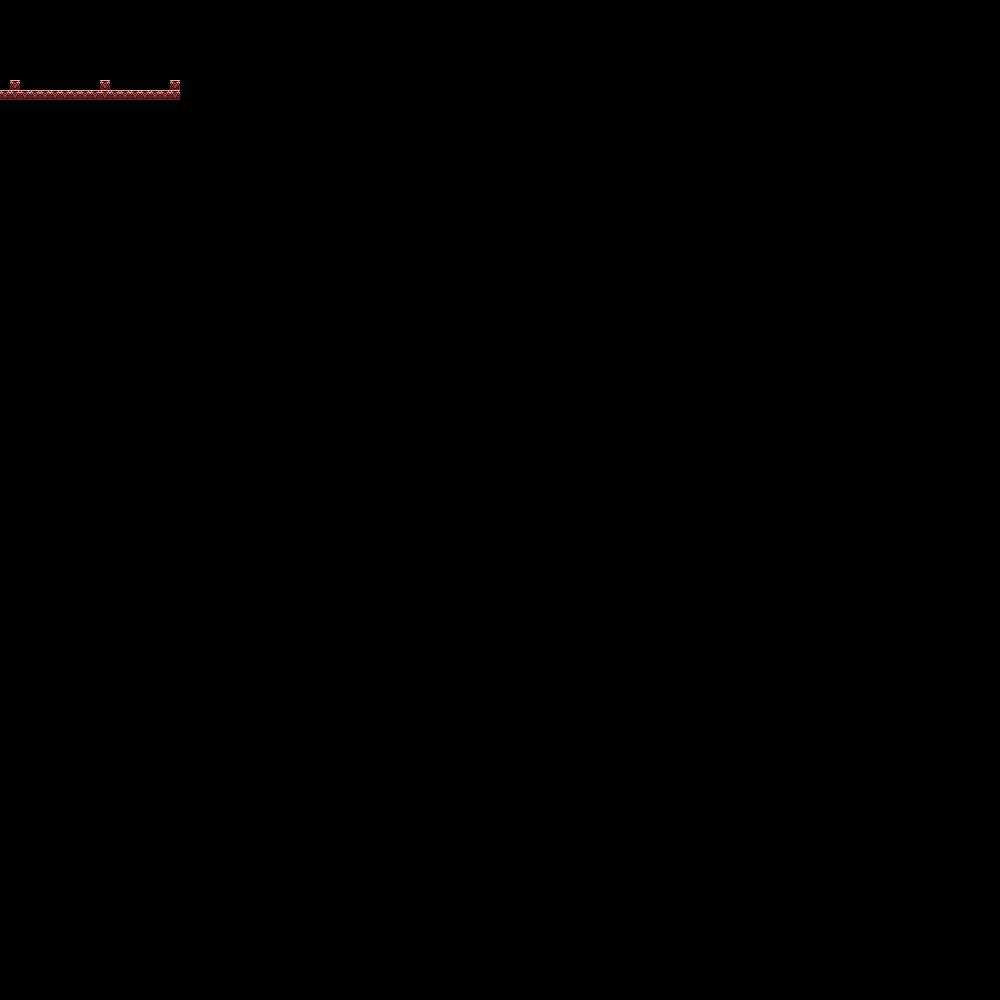

A 2D game scene composited from a Tiled map and its tileset images. What follows is a short description and the map's XML, with each tile layer's data collapsed to a summary:
An orthogonal 100x100 tile map with 10x10 px tiles, 2 tile layers (main, collision).

<map version="1.0" orientation="orthogonal" renderorder="right-down" width="100" height="100" tilewidth="10" tileheight="10" nextobjectid="1">
 <tileset firstgid="1" name="Main" tilewidth="10" tileheight="10">
  <image source="../graphics/tileset.png" width="100" height="100" />
 </tileset>
 <layer name="main" width="100" height="100" opacity="0.9">
  <data>[10000 cells, 21 non-empty, 1 distinct tile ids]</data>
 </layer>
 <layer name="collision" width="100" height="100" opacity="0.26">
  <data>[10000 cells, 21 non-empty, 1 distinct tile ids]</data>
 </layer>
</map>
